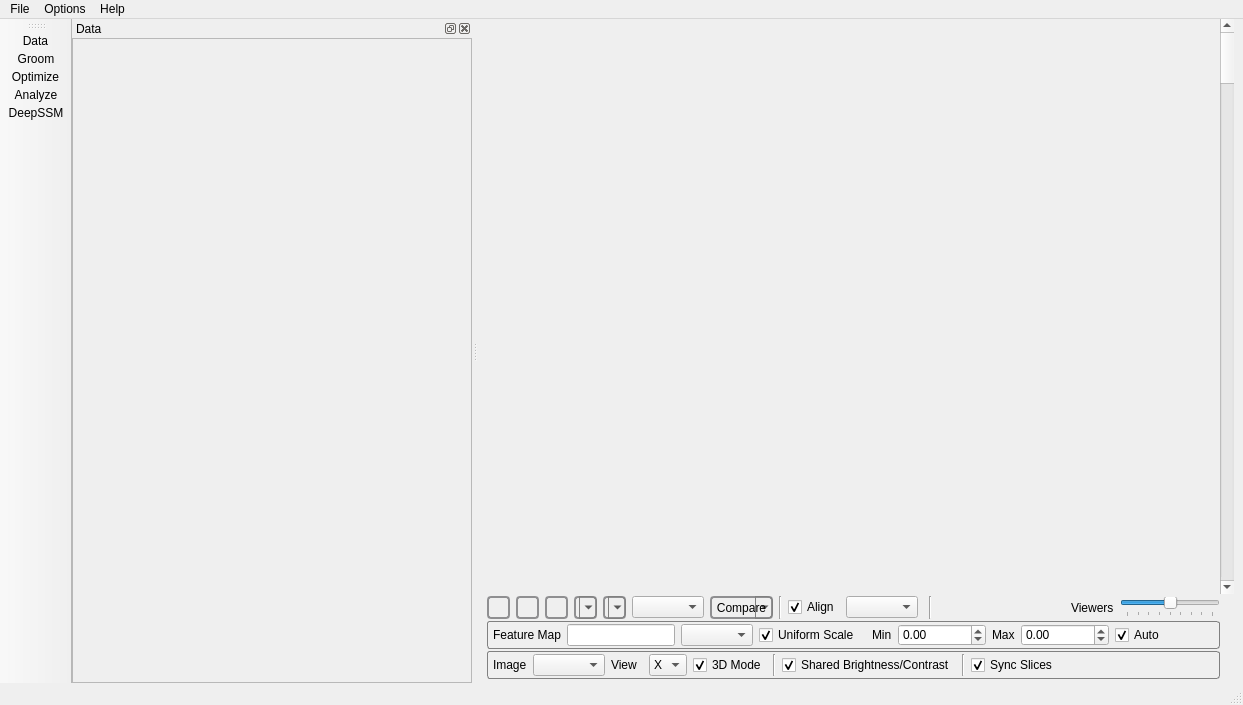
<?xml version="1.0" encoding="UTF-8"?>
<ui version="4.0">
 <class>ShapeWorksStudioApp</class>
 <widget class="QMainWindow" name="ShapeWorksStudioApp">
  <property name="geometry">
   <rect>
    <x>0</x>
    <y>0</y>
    <width>1243</width>
    <height>705</height>
   </rect>
  </property>
  <property name="windowTitle">
   <string>ShapeWorks Studio</string>
  </property>
  <property name="windowIcon">
   <iconset resource="../Resources/ShapeWorksStudio.qrc">
    <normaloff>:/Studio/Images/shapeworks-logo.png</normaloff>:/Studio/Images/shapeworks-logo.png</iconset>
  </property>
  <property name="styleSheet">
   <string notr="true">QWidget#feature_widget {
    border-radius: 3px;
    border: 1px solid grey;
}

QWidget#image_widget {
    border-radius: 3px;
    border: 1px solid grey;
}

QToolButton#compare::checked {
	background-color: rgb(170, 81, 0);
}



QToolButton { /* all types of tool button */
    border: 2px solid #8f8f91;
    border-radius: 4px;
/*    background-color: qlineargradient(x1: 0, y1: 0, x2: 0, y2: 1,
                                      stop: 0 #f6f7fa, stop: 1 #dadbde);
*/
}

QToolButton[popupMode=&quot;1&quot;] { /* only for MenuButtonPopup */
    padding-right: 20px; /* make way for the popup button */
}

/*
QToolButton:pressed {
    background-color: qlineargradient(x1: 0, y1: 0, x2: 0, y2: 1,
                                      stop: 0 #dadbde, stop: 1 #f6f7fa);
}
*/

/* the subcontrols below are used only in the MenuButtonPopup mode */
QToolButton::menu-button {
    border: 1px solid gray;
    border-top-right-radius: 6px;
    border-bottom-right-radius: 6px;
    /* 16px width + 4px for border = 20px allocated above */
    width: 16px;
}

QToolButton::menu-arrow {
    image: url(&quot;:/Studio/Images/down_arrow.png&quot;);
}

QToolButton::menu-arrow:open {
    top: 1px; left: 1px; /* shift it a bit */
}

QToolBar QToolButton {
    border: none
}

QToolBar QToolButton::checked {
	background-color: rgb(185, 185, 185);
}
</string>
  </property>
  <widget class="QWidget" name="centralwidget">
   <layout class="QGridLayout" name="gridLayout">
    <property name="topMargin">
     <number>0</number>
    </property>
    <property name="bottomMargin">
     <number>4</number>
    </property>
    <property name="horizontalSpacing">
     <number>0</number>
    </property>
    <property name="verticalSpacing">
     <number>2</number>
    </property>
    <item row="2" column="0">
     <widget class="QWidget" name="widget" native="true">
      <layout class="QGridLayout" name="gridLayout_2">
       <property name="leftMargin">
        <number>0</number>
       </property>
       <property name="topMargin">
        <number>0</number>
       </property>
       <property name="rightMargin">
        <number>0</number>
       </property>
       <property name="bottomMargin">
        <number>0</number>
       </property>
       <item row="0" column="0">
        <widget class="QWidget" name="control_widget" native="true">
         <property name="sizePolicy">
          <sizepolicy hsizetype="Minimum" vsizetype="MinimumExpanding">
           <horstretch>0</horstretch>
           <verstretch>0</verstretch>
          </sizepolicy>
         </property>
         <layout class="QHBoxLayout" name="horizontalLayout_3">
          <property name="spacing">
           <number>6</number>
          </property>
          <property name="leftMargin">
           <number>0</number>
          </property>
          <property name="topMargin">
           <number>0</number>
          </property>
          <property name="rightMargin">
           <number>0</number>
          </property>
          <property name="bottomMargin">
           <number>0</number>
          </property>
          <item>
           <widget class="QToolButton" name="auto_view_button">
            <property name="toolTip">
             <string>Reset View</string>
            </property>
            <property name="text">
             <string/>
            </property>
            <property name="icon">
             <iconset resource="../Resources/ShapeWorksStudio.qrc">
              <normaloff>:/Studio/Images/AutoViewOff.png</normaloff>
              <normalon>:/Studio/Images/AutoView.png</normalon>:/Studio/Images/AutoViewOff.png</iconset>
            </property>
            <property name="checkable">
             <bool>false</bool>
            </property>
            <property name="autoRaise">
             <bool>true</bool>
            </property>
           </widget>
          </item>
          <item>
           <widget class="QToolButton" name="planes_visible_button_">
            <property name="toolTip">
             <string>Show planes</string>
            </property>
            <property name="icon">
             <iconset resource="../Resources/ShapeWorksStudio.qrc">
              <normaloff>:/Studio/Images/planes_off.png</normaloff>
              <normalon>:/Studio/Images/planes_on.png</normalon>:/Studio/Images/planes_off.png</iconset>
            </property>
            <property name="checkable">
             <bool>true</bool>
            </property>
            <property name="checked">
             <bool>true</bool>
            </property>
            <property name="popupMode">
             <enum>QToolButton::DelayedPopup</enum>
            </property>
            <property name="autoRaise">
             <bool>false</bool>
            </property>
           </widget>
          </item>
          <item>
           <widget class="QToolButton" name="landmarks_visible_button">
            <property name="toolTip">
             <string>Show landmarks</string>
            </property>
            <property name="icon">
             <iconset resource="../Resources/ShapeWorksStudio.qrc">
              <normaloff>:/Studio/Images/flag_off.png</normaloff>
              <activeon>:/Studio/Images/flag_on.png</activeon>:/Studio/Images/flag_off.png</iconset>
            </property>
            <property name="checkable">
             <bool>true</bool>
            </property>
            <property name="checked">
             <bool>true</bool>
            </property>
            <property name="popupMode">
             <enum>QToolButton::DelayedPopup</enum>
            </property>
            <property name="autoRaise">
             <bool>false</bool>
            </property>
           </widget>
          </item>
          <item>
           <widget class="QToolButton" name="glyphs_visible_button">
            <property name="toolTip">
             <string>Show glyphs</string>
            </property>
            <property name="icon">
             <iconset resource="../Resources/ShapeWorksStudio.qrc">
              <normaloff>:/Studio/Images/VisibleOff.png</normaloff>
              <normalon>:/Studio/Images/Visible.png</normalon>:/Studio/Images/VisibleOff.png</iconset>
            </property>
            <property name="checkable">
             <bool>true</bool>
            </property>
            <property name="checked">
             <bool>true</bool>
            </property>
            <property name="popupMode">
             <enum>QToolButton::MenuButtonPopup</enum>
            </property>
            <property name="autoRaise">
             <bool>true</bool>
            </property>
           </widget>
          </item>
          <item>
           <widget class="QToolButton" name="surface_visible_button">
            <property name="toolTip">
             <string>Show/hide isosurface</string>
            </property>
            <property name="text">
             <string/>
            </property>
            <property name="icon">
             <iconset resource="../Resources/ShapeWorksStudio.qrc">
              <normaloff>:/Studio/Images/IsosurfaceVisibleOff.png</normaloff>
              <normalon>:/Studio/Images/IsosurfaceVisible.png</normalon>:/Studio/Images/IsosurfaceVisibleOff.png</iconset>
            </property>
            <property name="checkable">
             <bool>true</bool>
            </property>
            <property name="checked">
             <bool>true</bool>
            </property>
            <property name="popupMode">
             <enum>QToolButton::MenuButtonPopup</enum>
            </property>
            <property name="autoRaise">
             <bool>true</bool>
            </property>
           </widget>
          </item>
          <item>
           <widget class="QComboBox" name="view_mode_combobox">
            <property name="toolTip">
             <string>View mode</string>
            </property>
           </widget>
          </item>
          <item>
           <widget class="QToolButton" name="compare">
            <property name="sizePolicy">
             <sizepolicy hsizetype="Preferred" vsizetype="Preferred">
              <horstretch>0</horstretch>
              <verstretch>0</verstretch>
             </sizepolicy>
            </property>
            <property name="toolTip">
             <string>Compare against another mesh type</string>
            </property>
            <property name="text">
             <string>Compare</string>
            </property>
            <property name="checkable">
             <bool>true</bool>
            </property>
            <property name="checked">
             <bool>false</bool>
            </property>
            <property name="popupMode">
             <enum>QToolButton::MenuButtonPopup</enum>
            </property>
            <property name="autoRaise">
             <bool>true</bool>
            </property>
           </widget>
          </item>
          <item>
           <widget class="Line" name="line_2">
            <property name="orientation">
             <enum>Qt::Vertical</enum>
            </property>
           </widget>
          </item>
          <item>
           <widget class="QCheckBox" name="center_checkbox">
            <property name="toolTip">
             <string>Alignment</string>
            </property>
            <property name="text">
             <string>Align</string>
            </property>
            <property name="checked">
             <bool>true</bool>
            </property>
           </widget>
          </item>
          <item>
           <widget class="QComboBox" name="alignment_combo">
            <property name="toolTip">
             <string>Aligbment Type</string>
            </property>
            <property name="sizeAdjustPolicy">
             <enum>QComboBox::AdjustToContents</enum>
            </property>
           </widget>
          </item>
          <item>
           <spacer name="horizontalSpacer_3">
            <property name="orientation">
             <enum>Qt::Horizontal</enum>
            </property>
            <property name="sizeType">
             <enum>QSizePolicy::Fixed</enum>
            </property>
            <property name="sizeHint" stdset="0">
             <size>
              <width>5</width>
              <height>20</height>
             </size>
            </property>
           </spacer>
          </item>
          <item>
           <widget class="Line" name="line_4">
            <property name="orientation">
             <enum>Qt::Vertical</enum>
            </property>
           </widget>
          </item>
          <item>
           <widget class="Line" name="line_3">
            <property name="orientation">
             <enum>Qt::Horizontal</enum>
            </property>
           </widget>
          </item>
          <item>
           <spacer name="horizontalSpacer">
            <property name="orientation">
             <enum>Qt::Horizontal</enum>
            </property>
            <property name="sizeHint" stdset="0">
             <size>
              <width>40</width>
              <height>20</height>
             </size>
            </property>
           </spacer>
          </item>
          <item>
           <widget class="QLabel" name="label">
            <property name="text">
             <string>Viewers</string>
            </property>
           </widget>
          </item>
          <item>
           <widget class="QSlider" name="zoom_slider">
            <property name="maximumSize">
             <size>
              <width>100</width>
              <height>16777215</height>
             </size>
            </property>
            <property name="toolTip">
             <string>Number of viewers</string>
            </property>
            <property name="layoutDirection">
             <enum>Qt::RightToLeft</enum>
            </property>
            <property name="minimum">
             <number>0</number>
            </property>
            <property name="maximum">
             <number>8</number>
            </property>
            <property name="pageStep">
             <number>1</number>
            </property>
            <property name="value">
             <number>4</number>
            </property>
            <property name="orientation">
             <enum>Qt::Horizontal</enum>
            </property>
            <property name="invertedAppearance">
             <bool>true</bool>
            </property>
            <property name="invertedControls">
             <bool>false</bool>
            </property>
            <property name="tickPosition">
             <enum>QSlider::TicksBelow</enum>
            </property>
           </widget>
          </item>
         </layout>
        </widget>
       </item>
      </layout>
     </widget>
    </item>
    <item row="0" column="0">
     <widget class="QVTKOpenGLNativeWidget" name="qvtkWidget" native="true">
      <property name="sizePolicy">
       <sizepolicy hsizetype="Expanding" vsizetype="Expanding">
        <horstretch>1</horstretch>
        <verstretch>1</verstretch>
       </sizepolicy>
      </property>
      <property name="minimumSize">
       <size>
        <width>300</width>
        <height>300</height>
       </size>
      </property>
     </widget>
    </item>
    <item row="3" column="0">
     <layout class="QHBoxLayout" name="horizontalLayout"/>
    </item>
    <item row="0" column="1">
     <widget class="QScrollBar" name="vertical_scroll_bar">
      <property name="orientation">
       <enum>Qt::Vertical</enum>
      </property>
     </widget>
    </item>
    <item row="4" column="0">
     <widget class="QWidget" name="feature_widget" native="true">
      <layout class="QGridLayout" name="gridLayout_3">
       <property name="leftMargin">
        <number>6</number>
       </property>
       <property name="topMargin">
        <number>3</number>
       </property>
       <property name="rightMargin">
        <number>6</number>
       </property>
       <property name="bottomMargin">
        <number>3</number>
       </property>
       <item row="0" column="11">
        <spacer name="horizontalSpacer_2">
         <property name="orientation">
          <enum>Qt::Horizontal</enum>
         </property>
         <property name="sizeHint" stdset="0">
          <size>
           <width>40</width>
           <height>20</height>
          </size>
         </property>
        </spacer>
       </item>
       <item row="0" column="2">
        <widget class="QLineEdit" name="feature_line">
         <property name="alignment">
          <set>Qt::AlignCenter</set>
         </property>
         <property name="readOnly">
          <bool>true</bool>
         </property>
        </widget>
       </item>
       <item row="0" column="4">
        <widget class="QCheckBox" name="feature_uniform_scale">
         <property name="toolTip">
          <string>Apply a uniform scale for all viewers</string>
         </property>
         <property name="text">
          <string>Uniform Scale</string>
         </property>
         <property name="checked">
          <bool>true</bool>
         </property>
        </widget>
       </item>
       <item row="0" column="5">
        <widget class="Line" name="line">
         <property name="orientation">
          <enum>Qt::Horizontal</enum>
         </property>
        </widget>
       </item>
       <item row="0" column="3">
        <widget class="QComboBox" name="features">
         <property name="toolTip">
          <string>Select feature map</string>
         </property>
         <property name="sizeAdjustPolicy">
          <enum>QComboBox::AdjustToContents</enum>
         </property>
        </widget>
       </item>
       <item row="0" column="6">
        <widget class="QLabel" name="label_3">
         <property name="text">
          <string>Min</string>
         </property>
        </widget>
       </item>
       <item row="0" column="7">
        <widget class="QDoubleSpinBox" name="feature_min">
         <property name="toolTip">
          <string>Minimum scalar range</string>
         </property>
         <property name="minimum">
          <double>-9999999.000000000000000</double>
         </property>
         <property name="maximum">
          <double>9999999.000000000000000</double>
         </property>
        </widget>
       </item>
       <item row="0" column="10">
        <widget class="QCheckBox" name="feature_auto_scale">
         <property name="toolTip">
          <string>Automatic scale range</string>
         </property>
         <property name="text">
          <string>Auto</string>
         </property>
         <property name="checked">
          <bool>true</bool>
         </property>
        </widget>
       </item>
       <item row="0" column="9">
        <widget class="QDoubleSpinBox" name="feature_max">
         <property name="toolTip">
          <string>Maximum scalar range</string>
         </property>
         <property name="minimum">
          <double>-9999999.000000000000000</double>
         </property>
         <property name="maximum">
          <double>9999999.000000000000000</double>
         </property>
        </widget>
       </item>
       <item row="0" column="8">
        <widget class="QLabel" name="label_4">
         <property name="text">
          <string>Max</string>
         </property>
        </widget>
       </item>
       <item row="0" column="0">
        <widget class="QLabel" name="feature_map_label">
         <property name="text">
          <string>Feature Map</string>
         </property>
        </widget>
       </item>
      </layout>
     </widget>
    </item>
    <item row="5" column="0">
     <widget class="QWidget" name="image_widget" native="true">
      <layout class="QGridLayout" name="gridLayout_6">
       <property name="leftMargin">
        <number>6</number>
       </property>
       <property name="topMargin">
        <number>3</number>
       </property>
       <property name="rightMargin">
        <number>6</number>
       </property>
       <property name="bottomMargin">
        <number>3</number>
       </property>
       <item row="0" column="2">
        <widget class="QComboBox" name="image_combo_">
         <property name="toolTip">
          <string>Select image</string>
         </property>
         <property name="sizeAdjustPolicy">
          <enum>QComboBox::AdjustToContents</enum>
         </property>
        </widget>
       </item>
       <item row="0" column="3">
        <widget class="QLabel" name="label_11">
         <property name="text">
          <string>View</string>
         </property>
        </widget>
       </item>
       <item row="0" column="11">
        <spacer name="horizontalSpacer_5">
         <property name="orientation">
          <enum>Qt::Horizontal</enum>
         </property>
         <property name="sizeHint" stdset="0">
          <size>
           <width>40</width>
           <height>20</height>
          </size>
         </property>
        </spacer>
       </item>
       <item row="0" column="6">
        <widget class="QCheckBox" name="image_3d_mode_">
         <property name="toolTip">
          <string>3D View mode</string>
         </property>
         <property name="text">
          <string>3D Mode</string>
         </property>
         <property name="checked">
          <bool>true</bool>
         </property>
        </widget>
       </item>
       <item row="0" column="0">
        <widget class="QLabel" name="label_10">
         <property name="text">
          <string>Image</string>
         </property>
        </widget>
       </item>
       <item row="0" column="4">
        <widget class="Line" name="line_6">
         <property name="orientation">
          <enum>Qt::Horizontal</enum>
         </property>
        </widget>
       </item>
       <item row="0" column="8">
        <widget class="QCheckBox" name="image_share_window_and_level_">
         <property name="toolTip">
          <string>Share brightness and contrast of 2D slice between viewers</string>
         </property>
         <property name="text">
          <string>Shared Brightness/Contrast</string>
         </property>
         <property name="checked">
          <bool>true</bool>
         </property>
        </widget>
       </item>
       <item row="0" column="7">
        <widget class="Line" name="line_5">
         <property name="orientation">
          <enum>Qt::Vertical</enum>
         </property>
        </widget>
       </item>
       <item row="0" column="10">
        <widget class="QCheckBox" name="image_sync_slices">
         <property name="toolTip">
          <string>Synchronize slices across viewers</string>
         </property>
         <property name="text">
          <string>Sync Slices</string>
         </property>
         <property name="checked">
          <bool>true</bool>
         </property>
        </widget>
       </item>
       <item row="0" column="5">
        <widget class="QComboBox" name="image_axis_">
         <property name="toolTip">
          <string>Select feature map</string>
         </property>
         <property name="currentIndex">
          <number>0</number>
         </property>
         <property name="sizeAdjustPolicy">
          <enum>QComboBox::AdjustToContents</enum>
         </property>
         <item>
          <property name="text">
           <string>X</string>
          </property>
         </item>
         <item>
          <property name="text">
           <string>Y</string>
          </property>
         </item>
         <item>
          <property name="text">
           <string>Z</string>
          </property>
         </item>
        </widget>
       </item>
       <item row="0" column="9">
        <widget class="Line" name="line_7">
         <property name="orientation">
          <enum>Qt::Vertical</enum>
         </property>
        </widget>
       </item>
      </layout>
     </widget>
    </item>
   </layout>
  </widget>
  <widget class="QMenuBar" name="menubar">
   <property name="geometry">
    <rect>
     <x>0</x>
     <y>0</y>
     <width>1243</width>
     <height>24</height>
    </rect>
   </property>
   <widget class="QMenu" name="menuFile">
    <property name="title">
     <string>File</string>
    </property>
    <widget class="QMenu" name="menuExport">
     <property name="title">
      <string>Export...</string>
     </property>
     <addaction name="action_export_current_mesh"/>
     <addaction name="action_export_current_particles"/>
     <addaction name="action_export_particle_scalars"/>
     <addaction name="action_export_mesh_scalars"/>
     <addaction name="action_export_all_subjects_particle_scalars"/>
     <addaction name="actionExport_Eigenvectors"/>
     <addaction name="actionExport_Eigenvalues"/>
     <addaction name="action_export_pca_scores"/>
     <addaction name="actionExport_PCA_Mode_Points"/>
     <addaction name="action_export_pca_montage"/>
     <addaction name="action_export_screenshot"/>
    </widget>
    <widget class="QMenu" name="menu_save_project_as">
     <property name="title">
      <string>Save Project As...</string>
     </property>
     <addaction name="save_as_swproj"/>
     <addaction name="save_as_xlsx"/>
    </widget>
    <addaction name="action_new_project"/>
    <addaction name="action_open_project"/>
    <addaction name="action_show_project_folder"/>
    <addaction name="action_save_project"/>
    <addaction name="menu_save_project_as"/>
    <addaction name="separator"/>
    <addaction name="action_import"/>
    <addaction name="menuExport"/>
    <addaction name="separator"/>
    <addaction name="action_recent1"/>
    <addaction name="action_recent2"/>
    <addaction name="action_recent3"/>
    <addaction name="action_recent4"/>
    <addaction name="action_recent5"/>
    <addaction name="action_recent6"/>
    <addaction name="action_recent7"/>
    <addaction name="action_recent8"/>
    <addaction name="separator"/>
    <addaction name="action_quit"/>
   </widget>
   <widget class="QMenu" name="menuOptions">
    <property name="title">
     <string>Options</string>
    </property>
    <addaction name="action_preferences"/>
    <addaction name="actionShow_Tool_Window"/>
   </widget>
   <widget class="QMenu" name="menuHelp">
    <property name="title">
     <string>Help</string>
    </property>
    <addaction name="actionAbout"/>
    <addaction name="actionKeyboard_Shortcuts"/>
    <addaction name="action_check_for_updates"/>
   </widget>
   <addaction name="menuFile"/>
   <addaction name="menuOptions"/>
   <addaction name="menuHelp"/>
  </widget>
  <widget class="QStatusBar" name="statusbar"/>
  <widget class="QDockWidget" name="controlsDock">
   <property name="minimumSize">
    <size>
     <width>400</width>
     <height>400</height>
    </size>
   </property>
   <property name="floating">
    <bool>false</bool>
   </property>
   <property name="allowedAreas">
    <set>Qt::LeftDockWidgetArea|Qt::RightDockWidgetArea</set>
   </property>
   <property name="windowTitle">
    <string>Data</string>
   </property>
   <attribute name="dockWidgetArea">
    <number>1</number>
   </attribute>
   <widget class="QWidget" name="dockWidgetContents">
    <layout class="QVBoxLayout" name="verticalLayout">
     <property name="spacing">
      <number>12</number>
     </property>
     <property name="leftMargin">
      <number>0</number>
     </property>
     <property name="topMargin">
      <number>0</number>
     </property>
     <property name="rightMargin">
      <number>0</number>
     </property>
     <property name="bottomMargin">
      <number>0</number>
     </property>
     <item>
      <widget class="QScrollArea" name="scrollArea">
       <property name="sizePolicy">
        <sizepolicy hsizetype="Expanding" vsizetype="Expanding">
         <horstretch>0</horstretch>
         <verstretch>0</verstretch>
        </sizepolicy>
       </property>
       <property name="minimumSize">
        <size>
         <width>375</width>
         <height>0</height>
        </size>
       </property>
       <property name="horizontalScrollBarPolicy">
        <enum>Qt::ScrollBarAlwaysOff</enum>
       </property>
       <property name="widgetResizable">
        <bool>true</bool>
       </property>
       <widget class="QWidget" name="scrollAreaWidgetContents">
        <property name="geometry">
         <rect>
          <x>0</x>
          <y>0</y>
          <width>398</width>
          <height>630</height>
         </rect>
        </property>
        <property name="minimumSize">
         <size>
          <width>325</width>
          <height>0</height>
         </size>
        </property>
        <layout class="QGridLayout" name="gridLayout_4">
         <property name="leftMargin">
          <number>0</number>
         </property>
         <property name="topMargin">
          <number>0</number>
         </property>
         <property name="rightMargin">
          <number>0</number>
         </property>
         <property name="bottomMargin">
          <number>0</number>
         </property>
         <item row="0" column="0">
          <widget class="QStackedWidget" name="stacked_widget">
           <property name="currentIndex">
            <number>-1</number>
           </property>
          </widget>
         </item>
        </layout>
       </widget>
      </widget>
     </item>
    </layout>
   </widget>
  </widget>
  <widget class="QToolBar" name="ToolBar">
   <property name="font">
    <font>
     <pointsize>8</pointsize>
     <bold>false</bold>
    </font>
   </property>
   <property name="windowTitle">
    <string>toolBar</string>
   </property>
   <property name="movable">
    <bool>true</bool>
   </property>
   <property name="iconSize">
    <size>
     <width>52</width>
     <height>52</height>
    </size>
   </property>
   <property name="toolButtonStyle">
    <enum>Qt::ToolButtonTextUnderIcon</enum>
   </property>
   <property name="floatable">
    <bool>true</bool>
   </property>
   <attribute name="toolBarArea">
    <enum>LeftToolBarArea</enum>
   </attribute>
   <attribute name="toolBarBreak">
    <bool>false</bool>
   </attribute>
   <addaction name="action_import_mode"/>
   <addaction name="action_groom_mode"/>
   <addaction name="action_optimize_mode"/>
   <addaction name="action_analysis_mode"/>
   <addaction name="action_deepssm_mode"/>
  </widget>
  <action name="action_quit">
   <property name="text">
    <string>Quit</string>
   </property>
   <property name="shortcut">
    <string>Ctrl+Q</string>
   </property>
  </action>
  <action name="actionViewFullScreen">
   <property name="text">
    <string>Full Screen</string>
   </property>
   <property name="shortcut">
    <string>Ctrl+F</string>
   </property>
  </action>
  <action name="action_import">
   <property name="text">
    <string>Import Shapes...</string>
   </property>
   <property name="shortcut">
    <string>Ctrl+I</string>
   </property>
  </action>
  <action name="action_groom_mode">
   <property name="checkable">
    <bool>true</bool>
   </property>
   <property name="icon">
    <iconset resource="../Resources/ShapeWorksStudio.qrc">
     <normaloff>:/Studio/Images/tools.png</normaloff>:/Studio/Images/tools.png</iconset>
   </property>
   <property name="text">
    <string>Groom</string>
   </property>
  </action>
  <action name="action_import_mode">
   <property name="checkable">
    <bool>true</bool>
   </property>
   <property name="icon">
    <iconset resource="../Resources/ShapeWorksStudio.qrc">
     <normaloff>:/Studio/Images/data.png</normaloff>:/Studio/Images/data.png</iconset>
   </property>
   <property name="text">
    <string>Data</string>
   </property>
  </action>
  <action name="action_optimize_mode">
   <property name="checkable">
    <bool>true</bool>
   </property>
   <property name="icon">
    <iconset resource="../Resources/ShapeWorksStudio.qrc">
     <normaloff>:/Studio/Images/gear2.png</normaloff>:/Studio/Images/gear2.png</iconset>
   </property>
   <property name="text">
    <string>Optimize</string>
   </property>
  </action>
  <action name="action_analysis_mode">
   <property name="checkable">
    <bool>true</bool>
   </property>
   <property name="icon">
    <iconset resource="../Resources/ShapeWorksStudio.qrc">
     <normaloff>:/Studio/Images/chart.png</normaloff>:/Studio/Images/chart.png</iconset>
   </property>
   <property name="text">
    <string>Analyze</string>
   </property>
  </action>
  <action name="action_open_project">
   <property name="text">
    <string>Open Project...</string>
   </property>
   <property name="shortcut">
    <string>Ctrl+O</string>
   </property>
  </action>
  <action name="action_save_project">
   <property name="text">
    <string>Save Project</string>
   </property>
   <property name="shortcut">
    <string>Ctrl+S</string>
   </property>
  </action>
  <action name="action_new_project">
   <property name="text">
    <string>New Project</string>
   </property>
   <property name="shortcut">
    <string>Ctrl+N</string>
   </property>
  </action>
  <action name="action_preferences">
   <property name="text">
    <string>Preferences</string>
   </property>
   <property name="shortcut">
    <string>Ctrl+,</string>
   </property>
  </action>
  <action name="action_import_legacy">
   <property name="text">
    <string>Import Legacy ShapeWorks</string>
   </property>
  </action>
  <action name="action_recent1">
   <property name="text">
    <string>Recent1</string>
   </property>
  </action>
  <action name="action_recent2">
   <property name="text">
    <string>Recent2</string>
   </property>
  </action>
  <action name="action_recent3">
   <property name="text">
    <string>Recent3</string>
   </property>
  </action>
  <action name="action_recent4">
   <property name="text">
    <string>Recent4</string>
   </property>
  </action>
  <action name="actionShow_Tool_Window">
   <property name="text">
    <string>Show Tool Window</string>
   </property>
  </action>
  <action name="actionExport_PCA_Mesh">
   <property name="text">
    <string>Export PCA Mesh...</string>
   </property>
   <property name="shortcut">
    <string>Ctrl+M</string>
   </property>
  </action>
  <action name="actionSet_Data_Directory">
   <property name="text">
    <string>Set Data Directory...</string>
   </property>
   <property name="toolTip">
    <string>Set the Data Directory for all generated images and correspondance points</string>
   </property>
   <property name="shortcut">
    <string>Ctrl+D</string>
   </property>
  </action>
  <action name="actionExport_Eigenvalues">
   <property name="text">
    <string>Export Eigenvalues...</string>
   </property>
   <property name="shortcut">
    <string>Ctrl+E</string>
   </property>
  </action>
  <action name="actionExport_Eigenvectors">
   <property name="text">
    <string>Export Eigenvectors...</string>
   </property>
   <property name="shortcut">
    <string>Ctrl+Shift+E</string>
   </property>
  </action>
  <action name="actionExport_PCA_Mode_Points">
   <property name="text">
    <string>Export PCA Mode Particles...</string>
   </property>
   <property name="shortcut">
    <string>Ctrl+Shift+P</string>
   </property>
  </action>
  <action name="actionExport_Variance_Graph">
   <property name="text">
    <string>Export Variance Graph</string>
   </property>
  </action>
  <action name="action_export_current_mesh">
   <property name="text">
    <string>Export Current Mesh...</string>
   </property>
  </action>
  <action name="action_export_mesh_scalars">
   <property name="text">
    <string>Export Current Mesh Scalars...</string>
   </property>
  </action>
  <action name="action_export_pca_scores">
   <property name="text">
    <string>Export PCA Component Scores...</string>
   </property>
  </action>
  <action name="actionKeyboard_Shortcuts">
   <property name="text">
    <string>Keyboard Shortcuts</string>
   </property>
  </action>
  <action name="actionAbout">
   <property name="text">
    <string>&amp;About</string>
   </property>
  </action>
  <action name="action_show_project_folder">
   <property name="text">
    <string>Show Project Folder</string>
   </property>
  </action>
  <action name="action_recent5">
   <property name="text">
    <string>Recent5</string>
   </property>
  </action>
  <action name="action_recent6">
   <property name="text">
    <string>Recent6</string>
   </property>
  </action>
  <action name="action_recent7">
   <property name="text">
    <string>Recent7</string>
   </property>
  </action>
  <action name="action_recent8">
   <property name="text">
    <string>Recent8</string>
   </property>
  </action>
  <action name="action_export_current_particles">
   <property name="text">
    <string>Export Current Particles...</string>
   </property>
  </action>
  <action name="action_deepssm_mode">
   <property name="checkable">
    <bool>true</bool>
   </property>
   <property name="icon">
    <iconset resource="../Resources/ShapeWorksStudio.qrc">
     <normaloff>:/Studio/Images/deep_ssm.png</normaloff>:/Studio/Images/deep_ssm.png</iconset>
   </property>
   <property name="text">
    <string>DeepSSM</string>
   </property>
  </action>
  <action name="action_export_pca_montage">
   <property name="text">
    <string>Export PCA Montage...</string>
   </property>
  </action>
  <action name="action_export_screenshot">
   <property name="text">
    <string>Export Screenshot...</string>
   </property>
  </action>
  <action name="action_export_particle_scalars">
   <property name="text">
    <string>Export Current Particle Scalars...</string>
   </property>
  </action>
  <action name="action_export_all_subjects_particle_scalars">
   <property name="text">
    <string>Export All Subjects Particle Scalars...</string>
   </property>
  </action>
  <action name="save_as_swproj">
   <property name="text">
    <string>Project JSON (swproj)</string>
   </property>
  </action>
  <action name="save_as_xlsx">
   <property name="text">
    <string>Project Spreadsheet (xlsx)</string>
   </property>
  </action>
  <action name="action_check_for_updates">
   <property name="text">
    <string>Check for Updates...</string>
   </property>
   <property name="menuRole">
    <enum>QAction::ApplicationSpecificRole</enum>
   </property>
  </action>
 </widget>
 <customwidgets>
  <customwidget>
   <class>QVTKOpenGLNativeWidget</class>
   <extends>QWidget</extends>
   <header>QVTKOpenGLNativeWidget.h</header>
   <container>1</container>
  </customwidget>
 </customwidgets>
 <tabstops>
  <tabstop>auto_view_button</tabstop>
  <tabstop>planes_visible_button_</tabstop>
  <tabstop>landmarks_visible_button</tabstop>
  <tabstop>glyphs_visible_button</tabstop>
  <tabstop>surface_visible_button</tabstop>
  <tabstop>view_mode_combobox</tabstop>
  <tabstop>center_checkbox</tabstop>
  <tabstop>alignment_combo</tabstop>
  <tabstop>zoom_slider</tabstop>
  <tabstop>feature_line</tabstop>
  <tabstop>features</tabstop>
  <tabstop>feature_uniform_scale</tabstop>
  <tabstop>feature_min</tabstop>
  <tabstop>feature_max</tabstop>
  <tabstop>feature_auto_scale</tabstop>
  <tabstop>image_combo_</tabstop>
  <tabstop>image_axis_</tabstop>
  <tabstop>image_3d_mode_</tabstop>
  <tabstop>image_share_window_and_level_</tabstop>
  <tabstop>scrollArea</tabstop>
 </tabstops>
 <resources>
  <include location="../Resources/ShapeWorksStudio.qrc"/>
 </resources>
 <connections/>
</ui>
